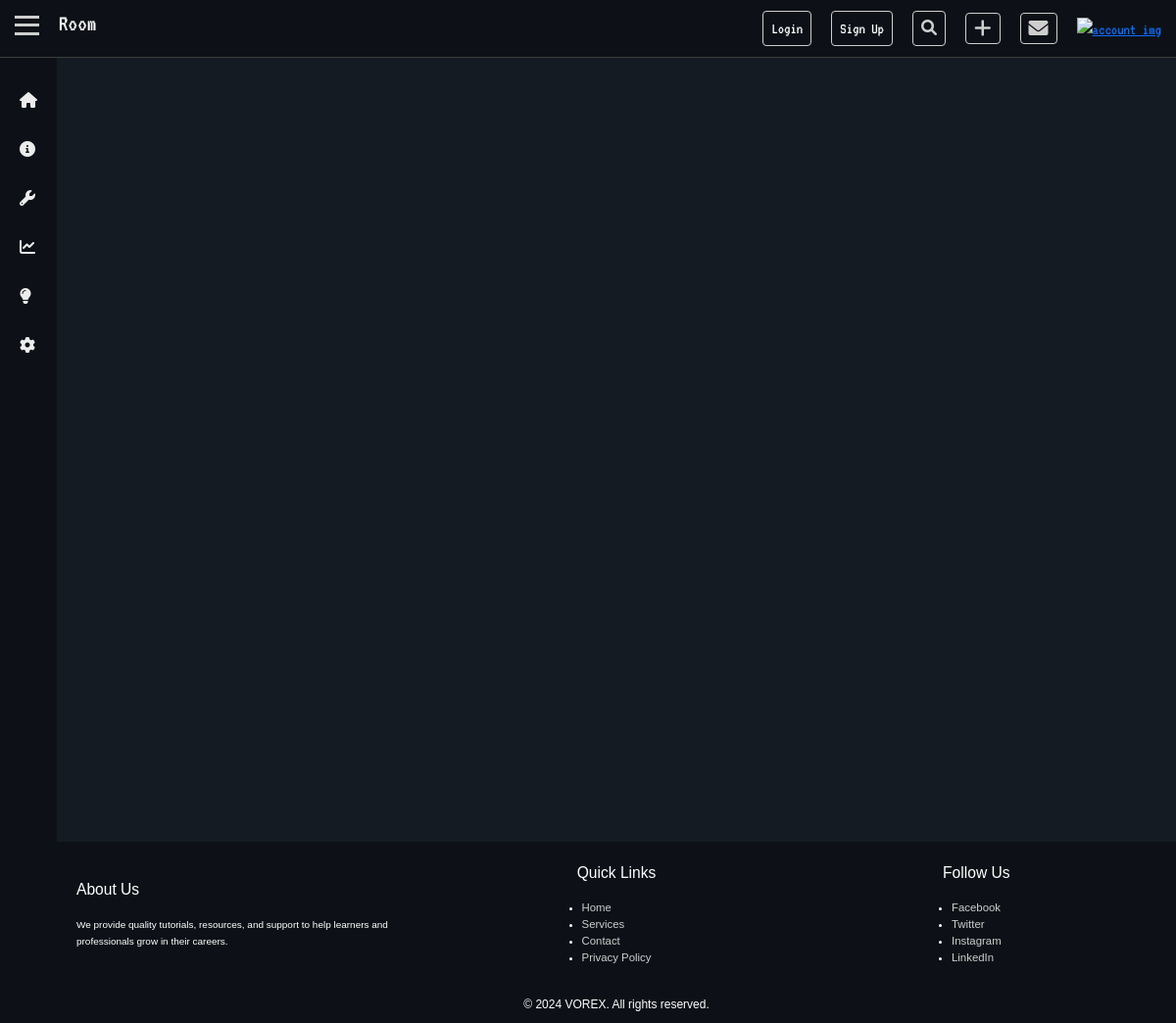
Before: /Python/ with the older database file.
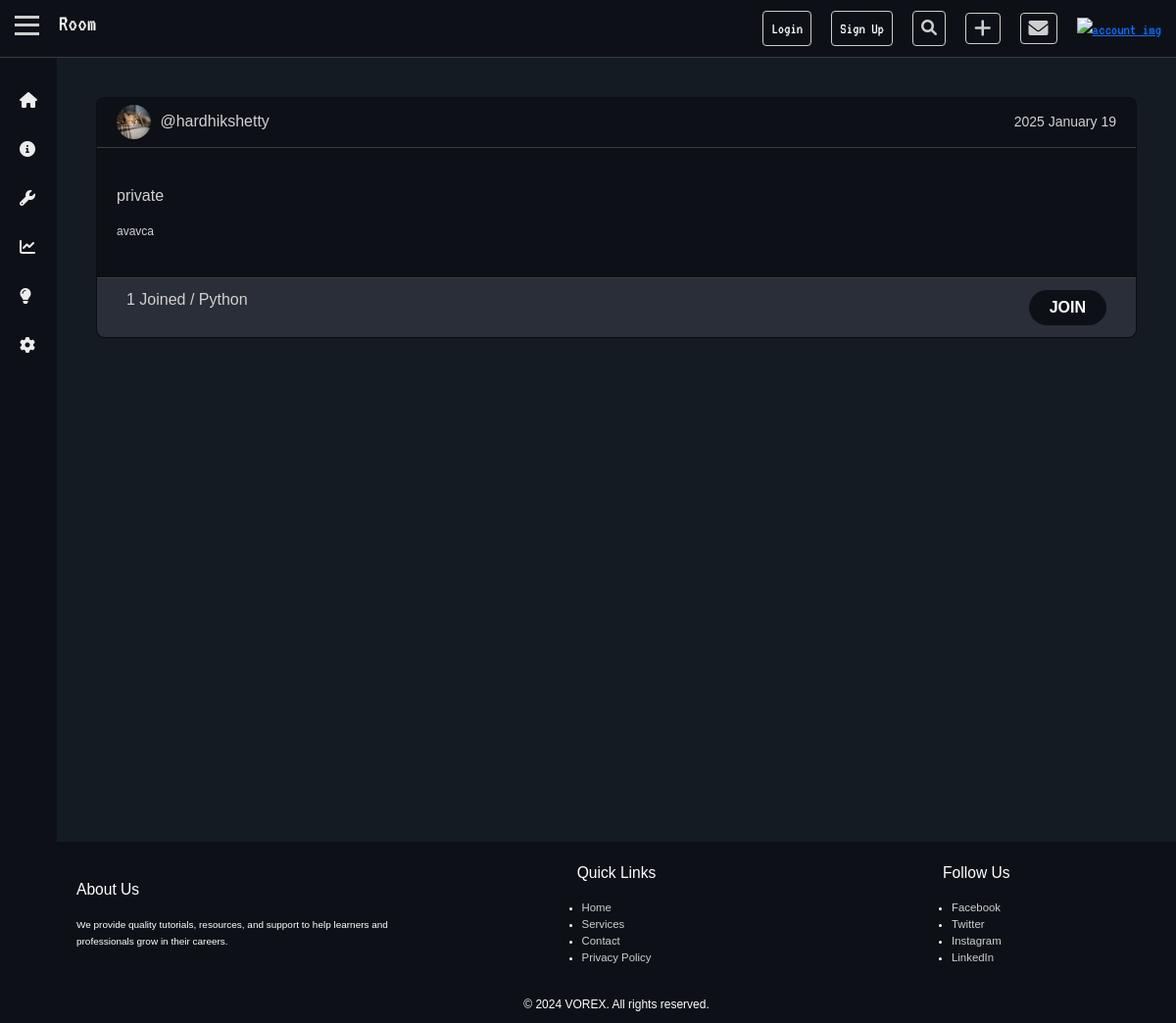
After: the same page with the newer database file.
### base/models.py (models this page shows, shortened)
class Room(models.Model):
    created_by = models.ForeignKey(User, on_delete=models.CASCADE,related_name="rooms",null=True)
    name = models.CharField(max_length=50)
    tags = models.ManyToManyField(Tag, related_name="rooms")
    description = models.TextField(blank=True, null=True)
    created_at = models.DateTimeField(auto_now_add=True)
    updated_at = models.DateTimeField(auto_now=True)
    is_private = models.BooleanField(default=False)
    members_count = models.ManyToManyField(User, related_name="member_count")
    def member_count(self):
        return self.members_count.count()

class Tag(models.Model):
    name = models.CharField(max_length=500, unique=True)

### base/views.py (the view)
# urls.py: path('<str:tag_name>/',views.tag, name='Tag'),
def tag(request, tag_name):
    tag = get_object_or_404(Tag, name=tag_name)
    room = Room.objects.filter(tags=tag)
    context = {'tag': tag, 'rooms': room}
    return render(request, 'base/tags.html', context)

### base/templates/base/tags.html (shortened to what this page needs)
{% extends 'base.html' %} {% load static %}  {% block nav %}
<h4>Room</h4>
{% endblock %} {% block link %}
<link rel="stylesheet" href="{% static 'css/tags.css' %}" />
{% endblock %} {% block content %}
<div class="tag-rooms">
  <div class="row g-5">
    {% for room in rooms %}
    <div class="col-md-6 col-lg-12 col-md-12">
      <div class="card">
        <div class="card-top">
          <div class="card-top-left">
            <img
              src="{% static 'assets/2019_07_29_77135_1564383613._large.jpg' %}"
              alt=""
            />
            <a href="#">@{{room.created_by.username}}</a>
          </div>
          <small>{{room.created_at|date:"Y F j"}}</small>
        </div>
        <div class="card-mid">
          <a href="{% url 'Rooms' room.pk %}">{{room.name}}</a>
          <small>{{room.description}}</small>
        </div>
        <div class="card-bottom">
          <p>
            {{room.member_count}} Joined / {% for tag in room.tags.all %}
            <a href="{% url 'Tag' tag.name %}">{{ tag.name }}</a>
            {% endfor %}
          </p>
          <button><b>JOIN</b></button>
        </div>
      </div>
    </div>
    {% endfor %}
  </div>
</div>
{% endblock %}

Changed rows visible on the page:
added Room: created_by.username "hardhikshetty", created_at "2025 January 19", name "private", description "avavca", member_count "1"
now on this page (row unchanged): Tag: name "Python"
